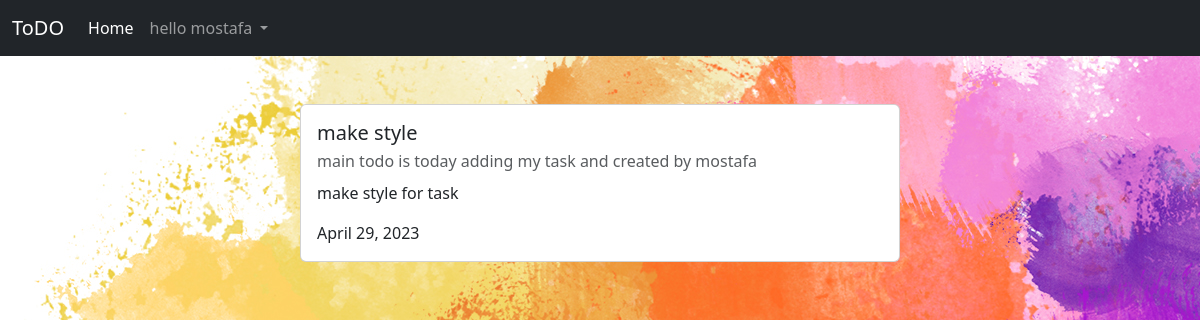
Page /detailed/2 (signed in) on the earlier database version.
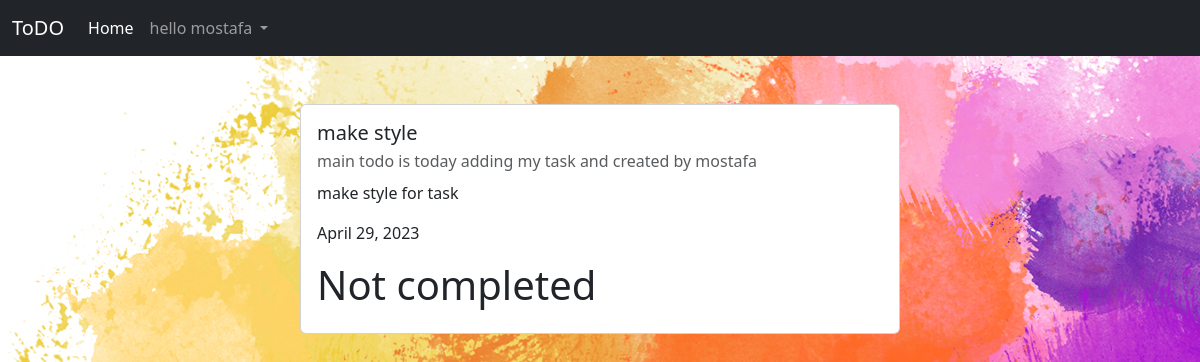
Same page on the later database version.
### main/views.py (the view)
# urls.py: path('detailed/<str:id>', views.detailed , name="detailed"),
@login_required
def detailed(request, id):
    Todoitem = TodoItem.objects.get(id=id)
    context = {"Todoitem": Todoitem}
    return render(request, "detailed.html", context)

### main/models.py (called while the page is built)
    def __str__(self):
        return self.title

### users/models.py (called while the page is built)
    def __str__(self):
        return self.user_name

### Templates/detailed.html
{% extends 'base.html' %} {% block content %}
<div class="card w-50 m-auto mt-5">
  <div class="card-body">
    <h5 class="card-title">{{Todoitem.title}}</h5>
    <p class="card-subtitle mb-2 text-muted">
      main todo is {{Todoitem.todo}} and created by {{Todoitem.todo.user}}
    </p>
    <p class="card-text">{{Todoitem.description}}</p>
    <p class="card-text">{{Todoitem.date_created}}</p>
    {% if Todoitem.is_completed %}
    <h1>Not completed</h1>
    {% endif %}
  </div>
</div>
{% endblock content %}

Differences in the rows shown:
changed TodoItem "make style": is_completed False → True (drawn)
Other differences:
text now shown: "Not completed"
